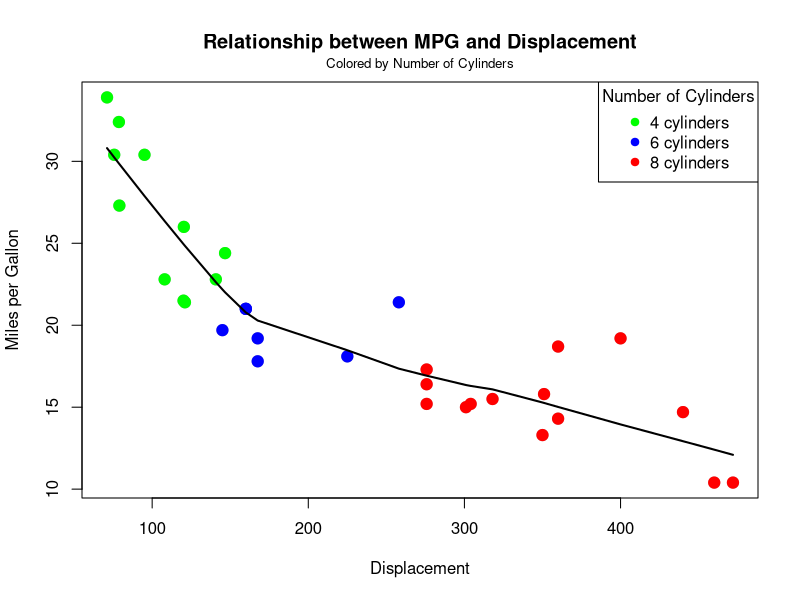

This chart was generated by the following R code:
# Load the mtcars dataset
data(mtcars)
print(mtcars$cyl)

# Plot
plot(mtcars$disp, mtcars$mpg, 
     main = "Relationship between MPG and Displacement",
     xlab = "Displacement", 
     ylab = "Miles per Gallon",
     pch = 19, # Solid circles for points
     col = "gray", # We'll overwrite this with cylinder-specific colors
     cex = 1.5) # Slightly larger points

# Add points with colors based on number of cylinders
colors <- c("green", "blue", "red")
for (i in 1:3) {
  cylinder <- c(4, 6, 8)[i]
  points(mtcars$disp[mtcars$cyl == cylinder], 
         mtcars$mpg[mtcars$cyl == cylinder], 
         pch = 19, 
         col = colors[i],
         cex = 1.5)
}

#smooth trend line
smooth <- lowess(mtcars$disp, mtcars$mpg)
lines(smooth, col = "black", lwd = 2)

#legend
legend("topright", 
       legend = c("4 cylinders", "6 cylinders", "8 cylinders"),
       col = colors, 
       pch = 19,
       title = "Number of Cylinders")

#subtitle
mtext("Colored by Number of Cylinders", side = 3, line = 0.5, cex = 0.8)
